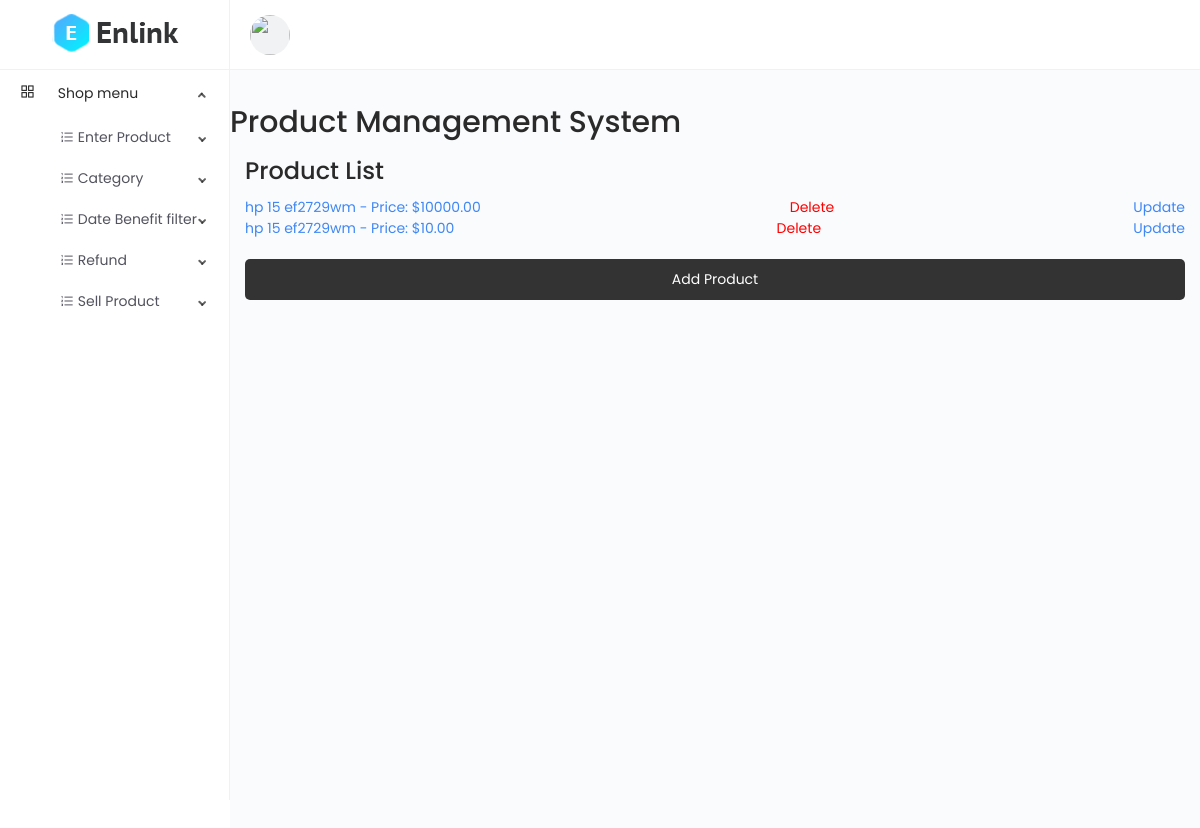
The page /product/list/ on the database its author committed.
### main/models.py (models this page shows, shortened)
class CodeGenerate(models.Model):
    code = models.CharField(max_length=255, blank=True, unique=True)
    class Meta:
        abstract = True

class Product(CodeGenerate):
    category = models.ForeignKey(Category, on_delete=models.CASCADE)
    name = models.CharField(max_length=255)
    price = models.DecimalField(decimal_places=2, max_digits=15)
    discount_price = models.DecimalField(decimal_places=2, max_digits=10, blank=True, null=True)
    banner_img = models.ImageField(upload_to='media/banner-img/')
    quantity = models.IntegerField()
    qr_code = models.ImageField(blank=True, upload_to="media/qr")

### main/views.py (the view)
# urls.py: path('product/list/', views.product_list, name='product_list'),
def product_list(request):
    products = models.Product.objects.all()
    return render(request, 'product/list.html', {'products': products})

### templates/product/list.html (shortened to what this page needs)
{% extends 'base.html' %}
{% block content %}
<header>
    <h1>Product Management System</h1>
</header>
<div class="container">
    <h2>Product List</h2>
    <ul>
        {% for product in products %}
            <div class="product-info">
                <a href="{% url 'product_detail' product.code %}"><span>{{ product.name }} - Price: ${{ product.price }}</span></a>
                <div class="product-actions">
                    <a href="{% url 'delete_product' product.code %}" class="delete-link">Delete</a>
                </div>
                <div class="product-actions">
                    <a href="{% url 'update_product' product.code %}">Update</a>
                </div>
            </div>
        {% endfor %}
    </ul>
    <a href="{% url 'create_product' %}" class="add-link">Add Product</a>
</div>
{% endblock %}

### templates/base.html (style rules this page uses)
body { padding-top: 100px; }

### templates/product/list.html (style rules this page uses)
.product-info { display: flex; justify-content: space-between; align-items: center; }
.product-actions { display: flex; align-items: center; }
.delete-link { color: red; margin-left: 10px; }
.add-link { display: block; margin-top: 20px; background-color: #333; color: #fff; padding: 10px 20px; border-radius: 5px; text-decoration: none; text-align: center; }

### rows shown on the page
Product: name "hp 15 ef2729wm", price "10000.00"
Product: name "hp 15 ef2729wm", price "10.00"
